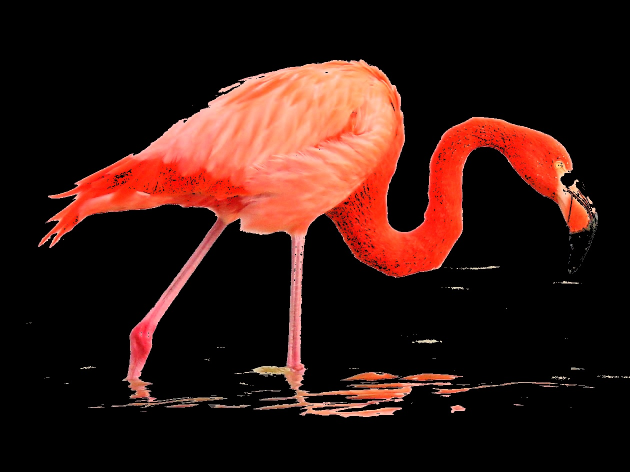
#> input picture ImageProcessingAndComputerVision/week2/brightened_flamigo.jpeg, 1259 x 944 px, given in place of the camera (shown at 1/2 size)
$ jupyter execute camera_image_brightness.ipynb
#> lines starting #> are read from the running program, lines starting #| are printed output that depends on the picture; after the words box and inside, x2 and y2 are one past the last pixel; in counts of white or black regions, pixels touching at a corner belong together
#> further down, frame is the input picture: shape (944, 1259, 3); mean B, G, R 17.5, 22.8, 50.1
[cell 1]
import numpy as np
import matplotlib.pyplot as plt
import cv2
import cv2 as cv

def nothing(x):
    pass

def increase_brightness(imBGR, value, R_min, G_min, B_min, R_max, G_max, B_max):
#> called with value = 0, R_min = 1, G_min = 1, B_min = 1, R_max = 255, G_max = 255, B_max = 255
    hsv = cv2.cvtColor(imBGR, cv2.COLOR_BGR2HSV)
#> hsv: shape (944, 1259, 3); mean H, S, V 6.1, 49.2, 50.2
    h, s, v = cv2.split(hsv)
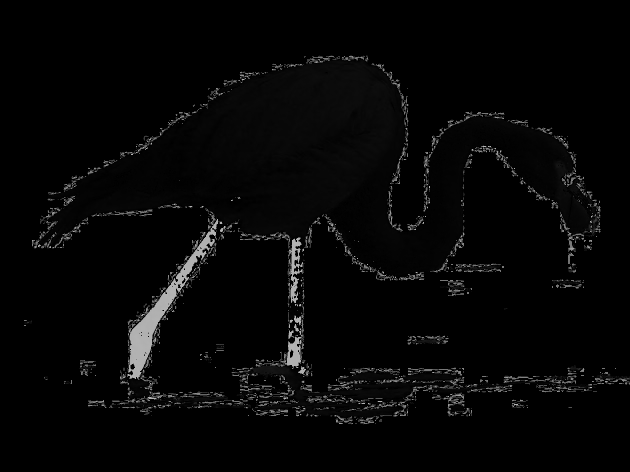
#> h: shape (944, 1259) (shown at 1/2 size); min 0, max 179, mean 6.1
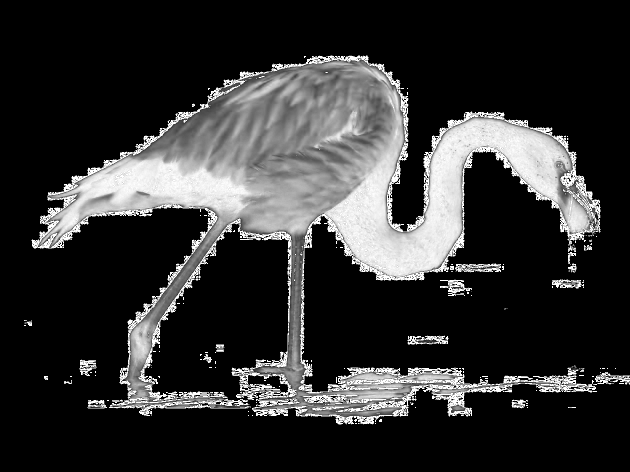
#> s: shape (944, 1259) (shown at 1/2 size); min 0, max 255, mean 49.2
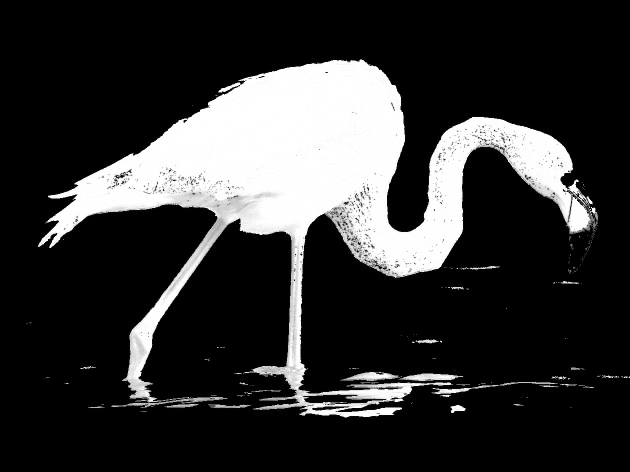
#> v: shape (944, 1259) (shown at 1/2 size); min 0, max 255, mean 50.2

    lim = 255 - value
    v[v > lim] = 255
    v[v <= lim] += value
    final_hsv = cv2.merge((h, s, v))

    imBGR = cv2.cvtColor(final_hsv, cv2.COLOR_HSV2BGR)
    imRGB = cv2.cvtColor(imBGR, cv2.COLOR_BGR2RGB)

    LowerRegion = np.array([R_min,G_min,B_min], np.uint8)
    upperRegion = np.array([R_max,G_max,B_max], np.uint8)

    mask = cv2.inRange(imRGB, LowerRegion, upperRegion)
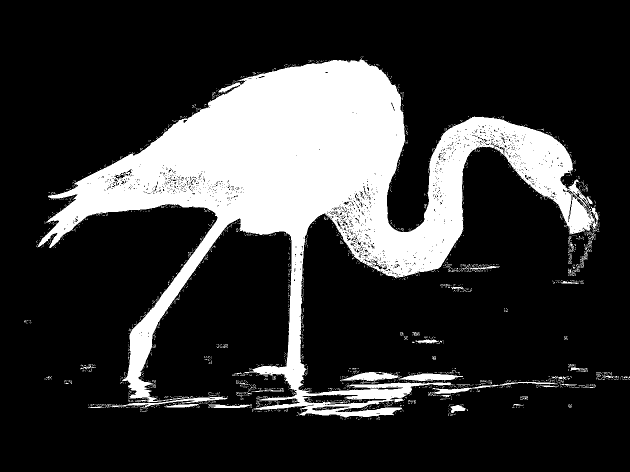
#> mask: shape (944, 1259) (shown at 1/2 size); 20.8% white; 2640 white regions (2585 under 20 px), largest, box (x1, y1, x2, y2) and area: (76, 119, 1197, 835) 232892, (796, 747, 926, 762) 1196, (680, 744, 800, 762) 1188
    result = cv2.bitwise_and(imRGB, imRGB, mask = mask)

    imBGR = cv2.cvtColor(result, cv2.COLOR_RGB2BGR)
    return imBGR


cv2.namedWindow("Brightened_Image")
cv2.createTrackbar("Brightened_Factor","Brightened_Image", 0, 255, nothing)

cv2.createTrackbar("R_min","Brightened_Image", 1, 255, nothing)
cv2.createTrackbar("G_min","Brightened_Image", 1, 255, nothing)
cv2.createTrackbar("B_min","Brightened_Image", 1, 255, nothing)
cv2.createTrackbar("R_max","Brightened_Image", 255, 255, nothing)
cv2.createTrackbar("G_max","Brightened_Image", 255, 255, nothing)
cv2.createTrackbar("B_max","Brightened_Image", 255, 255, nothing)


cap = cv2.VideoCapture(0)
if not cap.isOpened():
    print("cannot open camera")
    exit()
while(1):
    ret, frame = cap.read()
    if not ret:
        print("Can't receive frame (Stream end?). Exiting ...")
        break


    brightness_factor = cv2.getTrackbarPos("Brightened_Factor", "Brightened_Image")

    R_min =  cv2.getTrackbarPos("R_min", "Brightened_Image")
    G_min =  cv2.getTrackbarPos("G_min", "Brightened_Image")
    B_min =  cv2.getTrackbarPos("B_min", "Brightened_Image")
    R_max =  cv2.getTrackbarPos("R_max", "Brightened_Image")
    G_max =  cv2.getTrackbarPos("G_max", "Brightened_Image")
    B_max =  cv2.getTrackbarPos("B_max", "Brightened_Image")


    brightenedBGR = increase_brightness(frame, brightness_factor, R_min, G_min, B_min, R_max, G_max, B_max)
    #rightened_rgb = cv2.cvtColor(brightenedBGR, cv2.COLOR_BgR2RGB)
    brightenedBGR_scaled = cv2.resize(brightenedBGR, [1920,1080])
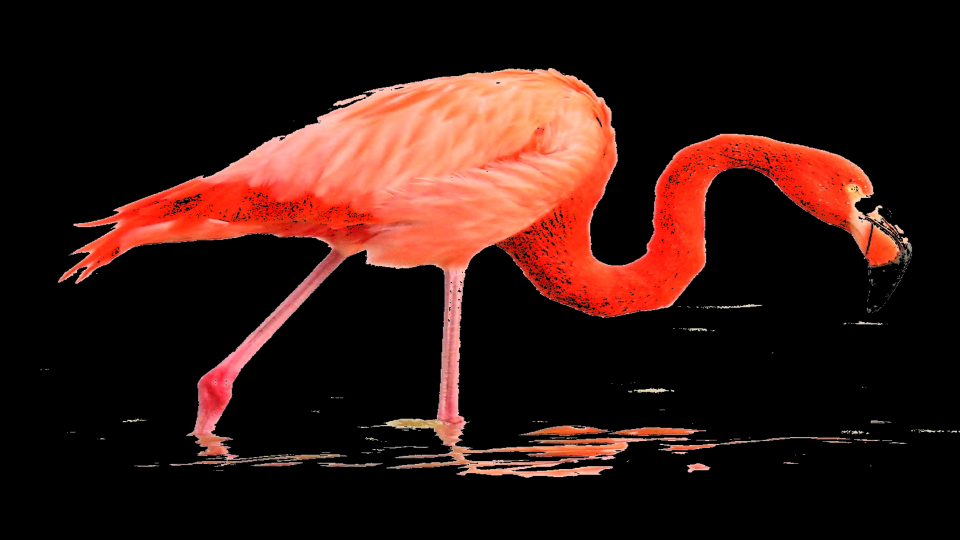
#> brightenedBGR_scaled: shape (1080, 1920, 3) (shown at 1/2 size); mean B, G, R 17.3, 22.6, 49.5
    cv2.imshow('Brightened_Image', brightenedBGR)


    if cv2.waitKey(1) & 0xFF == 27:
#> (key Esc is pressed here)
        break


cv2.destroyAllWindows
